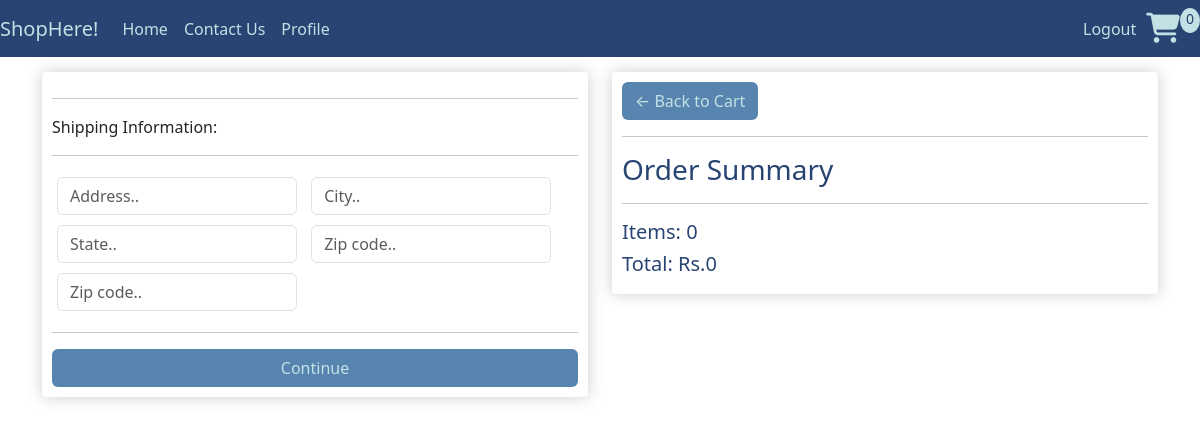
Before: /checkout/ (signed in) with the older database file.
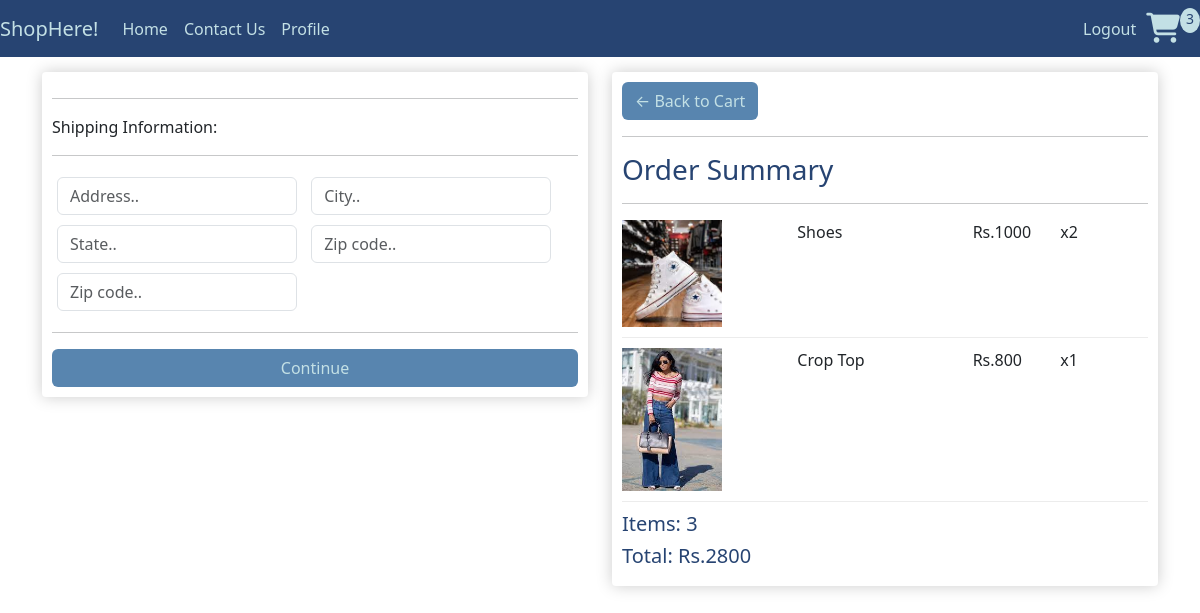
After: the same page with the newer database file.
### shop/models.py (models this page shows, shortened)
class Order(models.Model):
    customer=models.ForeignKey(Customer,on_delete=models.SET_NULL,null=True,blank=True)
    date_ordered=models.DateTimeField(auto_now_add=True)
    complete=models.BooleanField(default=False)
    transaction_id=models.CharField(max_length=100,null=True)
    @property
    def shipping(self):
        shipping=False
        orderitems=self.orderitem_set.all()
        for i in orderitems:
            if i.product.digital ==False:
                shipping=True
            return shipping
    @property
    def get_cart_total(self):
        orderitems=self.orderitem_set.all()
        total=sum([item.get_total for item in orderitems])
        return total
    @property
    def get_cart_items(self):
        orderitems=self.orderitem_set.all()
        total=sum([item.quantity for item in orderitems])
        return total

class OrderItem(models.Model):
    product=models.ForeignKey(Product_details,on_delete=models.SET_NULL,null=True)
    order=models.ForeignKey(Order,on_delete=models.SET_NULL,null=True)
    quantity=models.IntegerField(default=0,null=True,blank=True)
    date_added=models.DateTimeField(auto_now_add=True)
    @property
    def get_total(self):
        total=self.product.price*self.quantity
        return total

class Product_details(models.Model):
    prod_id=models.AutoField
    prod_name=models.CharField(max_length=30)
    prod_desc=models.TextField()
    image = models.ImageField(upload_to='product/images', default="")
    price = models.IntegerField(default=0)
    pub_date=models.DateField(auto_now_add=True)
    category=models.CharField(max_length=50,default="Sale")
    digital = models.BooleanField(default=False, null=True, blank=True)

### shop/views.py (the view)
# urls.py: path('checkout/',views.checkout,name='Checkout'),
def checkout(request):
    data=cartData(request)
    cartItems=data['cartItems']
    order=data['order']
    items=data['items']
    context={'items':items,'order':order,'cartItems':cartItems}
    return render(request,'checkout.html',context)

### shop/utilis.py (called while the page is built)
def cartData(request):
    if request.user.is_authenticated:
        try:
            customer = request.user.customer
        except Customer.DoesNotExist:
            customer = None
        if customer:
            order, created = Order.objects.get_or_create(customer=customer, complete=False)
            items = order.orderitem_set.all()
            cart_items = order.get_cart_items
        else:
            cart_items, order, items = None, None, None
    else:
        cookie_data = cookieCart(request)
        cart_items = cookie_data['cartItems']
        order = cookie_data['order']
        items = cookie_data['items']
    return {'cartItems': cart_items, 'order': order, 'items': items}

### shop/templates/checkout.html (shortened to what this page needs)
{% extends 'index.html' %}
{% load static %}
{% block body %}
<div class="row">
    <div class="col-lg-6">
        <div class="box-element" id="form-wrapper">
            <form id="form">
                <div id="shipping-info">
                    <hr>
                    <p>Shipping Information:</p>
                    <hr>
                    <div class="form-field">
                        <input class="form-control" type="text" name="address" placeholder="Address..">
                    </div>
                    <div class="form-field">
                        <input class="form-control" type="text" name="city" placeholder="City..">
                    </div>
                    <div class="form-field">
                        <input class="form-control" type="text" name="state" placeholder="State..">
                    </div>
                    <div class="form-field">
                        <input class="form-control" type="text" name="zipcode" placeholder="Zip code..">
                    </div>
                    <div class="form-field">
                        <input class="form-control" type="text" name="country" placeholder="Zip code..">
                    </div>
                </div>
                <hr>
                <div class="d-grid gap-2">
                <input id="form-button" class="btn btn-block backCart" type="submit" value="Continue">
                </div>
            </form>
        </div>
        <br>
    </div>
    <div class="col-lg-6">
        <div class="box-element">
            <a class="btn  backCart" href="{% url 'Cart' %}">&#x2190; Back to Cart</a>
            <hr>
            <h3>Order Summary</h3>
            <hr>
            {% for item in items %}
            <div class="cart-row">
                <div style="flex:2"><img class="row-image" src="/media/{{item.product.image}}"></div>
                <div style="flex:2">
                    <p>{{item.product.prod_name}}</p>
                </div>
                <div style="flex:1">
                    <p>Rs.{{item.product.price}}</p>
                </div>
                <div style="flex:1">
                    <p>x{{item.quantity}}</p>
                </div>
            </div>
            {% endfor %}
            <h5>Items: {{order.get_cart_items}}</h5>
            <h5>Total: Rs.{{order.get_cart_total}}</h5>
        </div>
    </div>
</div>
{% endblock %}

Changed rows visible on the page:
added OrderItem: product.image (picture), product.prod_name "Shoes", product.price "1000", quantity "2"
added OrderItem: product.image (picture), product.prod_name "Crop Top", product.price "800", quantity "1"
computed for Order: get_cart_items "0" → "3"; get_cart_total "0" → "2800"
Other visible differences:
{{ cartItems }}: "0" → "3"
